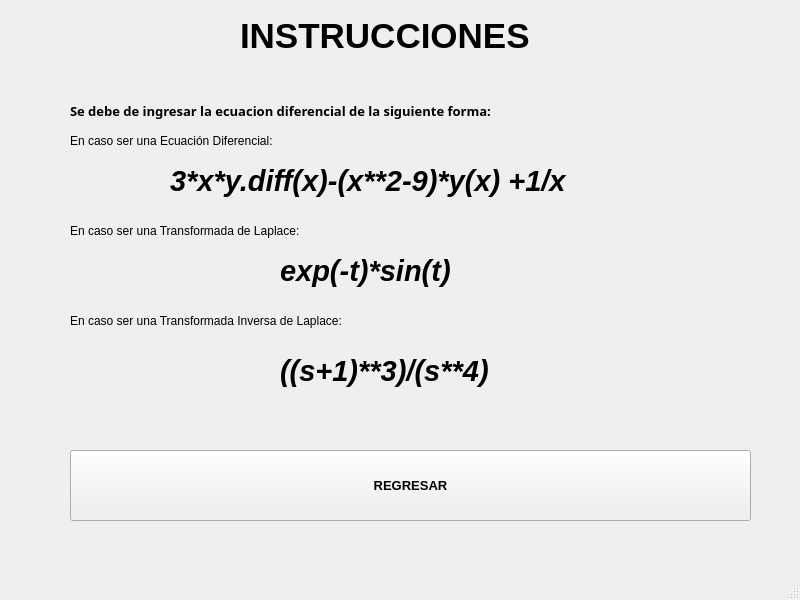
<?xml version="1.0" encoding="UTF-8"?>
<ui version="4.0">
 <class>MainWindow</class>
 <widget class="QMainWindow" name="MainWindow">
  <property name="geometry">
   <rect>
    <x>0</x>
    <y>0</y>
    <width>800</width>
    <height>600</height>
   </rect>
  </property>
  <property name="windowTitle">
   <string>MainWindow</string>
  </property>
  <property name="autoFillBackground">
   <bool>true</bool>
  </property>
  <widget class="QWidget" name="centralwidget">
   <widget class="QLabel" name="label">
    <property name="geometry">
     <rect>
      <x>240</x>
      <y>10</y>
      <width>401</width>
      <height>51</height>
     </rect>
    </property>
    <property name="font">
     <font>
      <family>Nirmala UI</family>
      <pointsize>26</pointsize>
      <weight>75</weight>
      <bold>true</bold>
     </font>
    </property>
    <property name="text">
     <string>INSTRUCCIONES</string>
    </property>
   </widget>
   <widget class="QLabel" name="label_2">
    <property name="geometry">
     <rect>
      <x>70</x>
      <y>90</y>
      <width>541</width>
      <height>41</height>
     </rect>
    </property>
    <property name="font">
     <font>
      <family>Myanmar Text</family>
      <pointsize>10</pointsize>
      <weight>75</weight>
      <bold>true</bold>
     </font>
    </property>
    <property name="text">
     <string>Se debe de ingresar la ecuacion diferencial de la siguiente forma:</string>
    </property>
   </widget>
   <widget class="QLabel" name="label_4">
    <property name="geometry">
     <rect>
      <x>70</x>
      <y>110</y>
      <width>251</width>
      <height>61</height>
     </rect>
    </property>
    <property name="text">
     <string>En caso ser una Ecuación Diferencial:</string>
    </property>
   </widget>
   <widget class="QLabel" name="label_5">
    <property name="geometry">
     <rect>
      <x>70</x>
      <y>200</y>
      <width>251</width>
      <height>61</height>
     </rect>
    </property>
    <property name="text">
     <string>En caso ser una Transformada de Laplace:</string>
    </property>
   </widget>
   <widget class="QLabel" name="label_7">
    <property name="geometry">
     <rect>
      <x>70</x>
      <y>290</y>
      <width>311</width>
      <height>61</height>
     </rect>
    </property>
    <property name="text">
     <string>En caso ser una Transformada Inversa de Laplace:</string>
    </property>
   </widget>
   <widget class="QPushButton" name="regre">
    <property name="geometry">
     <rect>
      <x>70</x>
      <y>450</y>
      <width>681</width>
      <height>71</height>
     </rect>
    </property>
    <property name="font">
     <font>
      <pointsize>10</pointsize>
      <weight>75</weight>
      <bold>true</bold>
     </font>
    </property>
    <property name="text">
     <string>REGRESAR</string>
    </property>
   </widget>
   <widget class="QLabel" name="label_9">
    <property name="geometry">
     <rect>
      <x>170</x>
      <y>160</y>
      <width>531</width>
      <height>41</height>
     </rect>
    </property>
    <property name="font">
     <font>
      <family>MS Sans Serif</family>
      <pointsize>22</pointsize>
      <weight>75</weight>
      <italic>true</italic>
      <bold>true</bold>
     </font>
    </property>
    <property name="text">
     <string>3*x*y.diff(x)-(x**2-9)*y(x) +1/x</string>
    </property>
   </widget>
   <widget class="QLabel" name="label_3">
    <property name="geometry">
     <rect>
      <x>280</x>
      <y>250</y>
      <width>271</width>
      <height>41</height>
     </rect>
    </property>
    <property name="font">
     <font>
      <family>MS Sans Serif</family>
      <pointsize>22</pointsize>
      <weight>75</weight>
      <italic>true</italic>
      <bold>true</bold>
     </font>
    </property>
    <property name="text">
     <string>exp(-t)*sin(t)</string>
    </property>
   </widget>
   <widget class="QLabel" name="label_6">
    <property name="geometry">
     <rect>
      <x>280</x>
      <y>340</y>
      <width>301</width>
      <height>61</height>
     </rect>
    </property>
    <property name="font">
     <font>
      <family>MS Sans Serif</family>
      <pointsize>22</pointsize>
      <weight>75</weight>
      <italic>true</italic>
      <bold>true</bold>
     </font>
    </property>
    <property name="text">
     <string>((s+1)**3)/(s**4)</string>
    </property>
   </widget>
  </widget>
  <widget class="QStatusBar" name="statusbar"/>
 </widget>
 <resources/>
 <connections/>
</ui>
